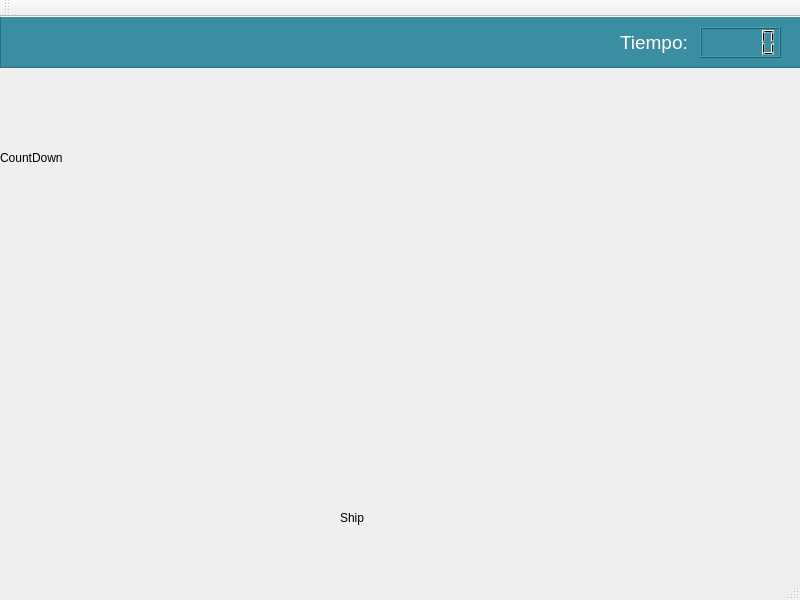
<?xml version="1.0" encoding="UTF-8"?>
<ui version="4.0">
 <class>MainWindow</class>
 <widget class="QMainWindow" name="MainWindow">
  <property name="geometry">
   <rect>
    <x>0</x>
    <y>0</y>
    <width>800</width>
    <height>600</height>
   </rect>
  </property>
  <property name="windowTitle">
   <string>MainWindow</string>
  </property>
  <widget class="QWidget" name="centralWidget">
   <widget class="QLabel" name="lblShip">
    <property name="geometry">
     <rect>
      <x>340</x>
      <y>440</y>
      <width>100</width>
      <height>122</height>
     </rect>
    </property>
    <property name="text">
     <string>Ship</string>
    </property>
   </widget>
   <widget class="QWidget" name="verticalLayoutWidget">
    <property name="geometry">
     <rect>
      <x>110</x>
      <y>50</y>
      <width>611</width>
      <height>511</height>
     </rect>
    </property>
    <layout class="QVBoxLayout" name="martiansContainer"/>
   </widget>
   <widget class="QLabel" name="lblCountdown">
    <property name="geometry">
     <rect>
      <x>0</x>
      <y>0</y>
      <width>500</width>
      <height>281</height>
     </rect>
    </property>
    <property name="text">
     <string>CountDown</string>
    </property>
   </widget>
   <widget class="QLabel" name="lblGalaga">
    <property name="geometry">
     <rect>
      <x>200</x>
      <y>0</y>
      <width>411</width>
      <height>181</height>
     </rect>
    </property>
    <property name="text">
     <string/>
    </property>
   </widget>
   <widget class="QFrame" name="topFrane">
    <property name="geometry">
     <rect>
      <x>0</x>
      <y>-10</y>
      <width>801</width>
      <height>61</height>
     </rect>
    </property>
    <property name="styleSheet">
     <string notr="true">background-color: rgb(59, 141, 161);</string>
    </property>
    <property name="frameShape">
     <enum>QFrame::StyledPanel</enum>
    </property>
    <property name="frameShadow">
     <enum>QFrame::Raised</enum>
    </property>
    <widget class="QLCDNumber" name="lcdNumber">
     <property name="geometry">
      <rect>
       <x>700</x>
       <y>20</y>
       <width>81</width>
       <height>31</height>
      </rect>
     </property>
    </widget>
    <widget class="QLabel" name="label">
     <property name="geometry">
      <rect>
       <x>620</x>
       <y>20</y>
       <width>66</width>
       <height>30</height>
      </rect>
     </property>
     <property name="font">
      <font>
       <pointsize>14</pointsize>
      </font>
     </property>
     <property name="styleSheet">
      <string notr="true">color: white;</string>
     </property>
     <property name="text">
      <string>Tiempo:</string>
     </property>
    </widget>
   </widget>
  </widget>
  <widget class="QToolBar" name="mainToolBar">
   <attribute name="toolBarArea">
    <enum>TopToolBarArea</enum>
   </attribute>
   <attribute name="toolBarBreak">
    <bool>false</bool>
   </attribute>
  </widget>
  <widget class="QStatusBar" name="statusBar"/>
 </widget>
 <layoutdefault spacing="6" margin="11"/>
 <resources/>
 <connections/>
</ui>
